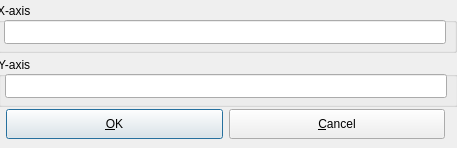
<ui version="4.0" >
 <class>ParsedFunctionDialogData</class>
 <widget class="QDialog" name="ParsedFunctionDialogData" >
  <property name="geometry" >
   <rect>
    <x>0</x>
    <y>0</y>
    <width>457</width>
    <height>148</height>
   </rect>
  </property>
  <property name="windowTitle" >
   <string>Parsed Function</string>
  </property>
  <property name="sizeGripEnabled" >
   <bool>false</bool>
  </property>
  <widget class="QPushButton" name="buttonOk" >
   <property name="geometry" >
    <rect>
     <x>6</x>
     <y>109</y>
     <width>217</width>
     <height>30</height>
    </rect>
   </property>
   <property name="minimumSize" >
    <size>
     <width>0</width>
     <height>30</height>
    </size>
   </property>
   <property name="text" >
    <string>&amp;OK</string>
   </property>
   <property name="shortcut" >
    <string/>
   </property>
   <property name="autoDefault" >
    <bool>true</bool>
   </property>
   <property name="default" >
    <bool>true</bool>
   </property>
  </widget>
  <widget class="QPushButton" name="buttonCancel" >
   <property name="geometry" >
    <rect>
     <x>229</x>
     <y>109</y>
     <width>216</width>
     <height>30</height>
    </rect>
   </property>
   <property name="minimumSize" >
    <size>
     <width>0</width>
     <height>30</height>
    </size>
   </property>
   <property name="text" >
    <string>&amp;Cancel</string>
   </property>
   <property name="shortcut" >
    <string/>
   </property>
   <property name="autoDefault" >
    <bool>true</bool>
   </property>
  </widget>
  <widget class="QGroupBox" name="groupBox1_2" >
   <property name="geometry" >
    <rect>
     <x>-2</x>
     <y>57</y>
     <width>460</width>
     <height>50</height>
    </rect>
   </property>
   <property name="title" >
    <string>Y-axis</string>
   </property>
   <widget class="QLineEdit" name="y_axis" >
    <property name="geometry" >
     <rect>
      <x>7</x>
      <y>17</y>
      <width>442</width>
      <height>24</height>
     </rect>
    </property>
   </widget>
  </widget>
  <widget class="QGroupBox" name="groupBox1" >
   <property name="geometry" >
    <rect>
     <x>-3</x>
     <y>3</y>
     <width>460</width>
     <height>50</height>
    </rect>
   </property>
   <property name="title" >
    <string>X-axis</string>
   </property>
   <widget class="QLineEdit" name="x_axis" >
    <property name="geometry" >
     <rect>
      <x>7</x>
      <y>17</y>
      <width>442</width>
      <height>24</height>
     </rect>
    </property>
   </widget>
  </widget>
 </widget>
 <layoutdefault spacing="6" margin="11" />
 <tabstops>
  <tabstop>x_axis</tabstop>
  <tabstop>y_axis</tabstop>
  <tabstop>buttonOk</tabstop>
  <tabstop>buttonCancel</tabstop>
 </tabstops>
 <includes>
  <include location="global" >BALL_core/COMMON/global.h</include>
 </includes>
 <resources/>
 <connections/>
</ui>
